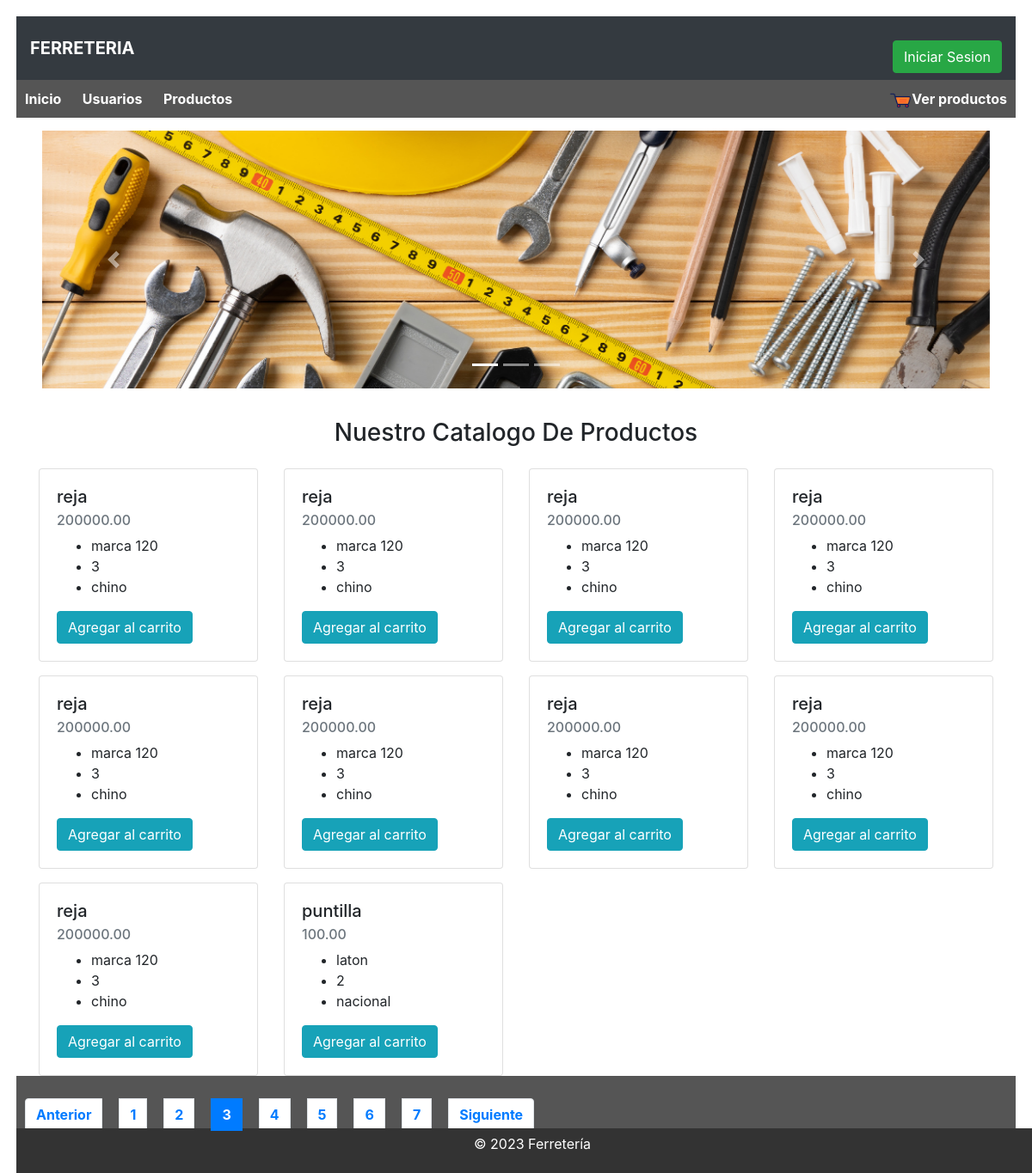
The page /index.php?page=3 on the database its author committed.
### tables this page shows
CREATE TABLE `productos` (
  `CodigoProducto` int(11) NOT NULL,
  `Nombre` varchar(255) DEFAULT NULL,
  `Marca` varchar(100) DEFAULT NULL,
  `TipoProducto` varchar(100) DEFAULT NULL,
  `OrigenProducto` varchar(50) DEFAULT NULL,
  `Cantidad` int(11) DEFAULT NULL,
  `ValorCosto` decimal(10,2) DEFAULT NULL,
  `ValorVenta` decimal(10,2) DEFAULT NULL,
  `FechaFabricacion` date DEFAULT NULL,
  `Proveedor` varchar(255) DEFAULT NULL,
  `GarantiaProveedor` varchar(255) DEFAULT NULL
);

### Index.php (the view, shortened to what this page needs)
<?php
$servername = "127.0.0.1";
$username = "root";
$password = "";
$database = "olgalt";
$conn = new mysqli($servername, $username, $password, $database);
    $sql = "SELECT * FROM Productos";
$result = $conn->query($sql);
if ($result === false) {
    echo json_encode(array("error" => "Error en la consulta SQL"));
} elseif ($result->num_rows > 0) {
    $productDetails = array();
    while($resp = $result->fetch_assoc())
    {
        array_push($productDetails, array(
            [
                "Nombre" => $resp["Nombre"],
                "ValorVenta" => $resp["ValorVenta"],
                "Marca" => $resp["Marca"],
                "GarantiaProveedor" => $resp["GarantiaProveedor"],
                "OrigenProducto" => $resp["OrigenProducto"],
                "CodigoProducto" => $resp["CodigoProducto"],
            ]
        ));
    }
} else {
    echo json_encode(array("error" => "Producto no encontrado"));
}
$limitePaginacion  = 10;
$cantPaginacion = ceil(count($productDetails)/$limitePaginacion );
if(isset($_GET) && !empty($_GET))
{
    if(isset($_GET['page']) && !empty($_GET['page']))
    {
        $pagina = $_GET['page'];
        $consultaHasta = $pagina * $limitePaginacion ;
        $consultaDesde = ($pagina-1) * $limitePaginacion ;
        $productosFiltrados = array();
        for($i = $consultaDesde; $i <= $consultaHasta; $i++)
        {
            array_push($productosFiltrados, $productDetails[$i] );
        }
    }else{
        header("Location:?page=1");
    }
}else{
    header("Location:?page=1");
}
?>
<!DOCTYPE html>
<html lang="es">
<head>
    <link rel="stylesheet" href="recursos/css/styles.css">
    <link rel="stylesheet" href="https://cdn.jsdelivr.net/npm/bootstrap@4.6.2/dist/css/bootstrap.min.css">
</head>
<body onload="consultarProductos(4)">
<nav class="navbar navbar-light bg-dark">
  <a class="navbar-brand text-white">FERRETERIA</a>
  <form class="form-inline">
    <a class="btn btn-success my-2 my-sm-0" href="login.php">Iniciar Sesion</a>
  </form>
</nav>
    <nav>
        <ul>
            <li><a href="index.php">Inicio</a></li>
            <li><a href="vistas/CRUDUsuarios.php">Usuarios</a></li>
            <li><a href="vistas/CRUDProductos.php">Productos</a></li>
            <li><a href="#" id="ver_carrito" data-toggle="modal" data-target="#exampleModal"><img src="recursos/img/carrito.png" alt="">Ver productos</a></li>
        </ul>
    </nav>
    <section id="main-content">
        <div class="container">
            <div class="row">
                <div class="col-xs-12 col-md-12 col-lg-12">
                    <div id="carouselExampleIndicators" class="carousel slide" data-ride="carousel">
                        <ol class="carousel-indicators">
                            <li data-target="#carouselExampleIndicators" data-slide-to="0" class="active"></li>
                            <li data-target="#carouselExampleIndicators" data-slide-to="1"></li>
                            <li data-target="#carouselExampleIndicators" data-slide-to="2"></li>
                        </ol>
                        <div class="carousel-inner" style="height: 300px;">
                            <div class="carousel-item active">
                            <img src="recursos/img/ferreteria_1.png" class="d-block w-100" alt="...">
                            </div>
                        </div>
                        <button class="carousel-control-prev" type="button" data-target="#carouselExampleIndicators" data-slide="prev">
                            <span class="carousel-control-prev-icon" aria-hidden="true"></span>
                        </button>
                        <button class="carousel-control-next" type="button" data-target="#carouselExampleIndicators" data-slide="next">
                            <span class="carousel-control-next-icon" aria-hidden="true"></span>
                        </button>
                    </div>
                </div>
            </div>
        </div>
    </section>
    <section>
        <div class="container">
        <h3 class="text-center">Nuestro Catalogo De Productos</h3>
            <div class="row">
                <?php
                $i = 0;
                 while (isset($productosFiltrados[$i]) && $i < $limitePaginacion) { ?>
                            <div class="col-xs-12 col-md-3 col-lg-3">
                                    <div class="card mt-3" >
                                        <div class="card-body">
                                            <h5 class="card-title"><?php echo $productosFiltrados[$i][0] ['Nombre'] ?></h5>
                                            <h6 class="card-subtitle mb-2 text-muted"><?php echo $productosFiltrados[$i][0] ['ValorVenta'] ?></h6>
                                            <ul >
                                                <li><?php echo $productosFiltrados[$i][0] ['Marca'] ?></li>
                                                <li><?php echo $productosFiltrados[$i][0] ['GarantiaProveedor'] ?></li>
                                                <li><?php echo $productosFiltrados[$i][0] ['OrigenProducto'] ?></li>
                                            </ul>
                                            <button class="card-link btn btn-info" onclick="agregarCarritoPromesa(<?php echo $productosFiltrados[$i][0] ['CodigoProducto'] ?>)">Agregar al carrito</button>
                                        </div>
                                </div>
                            </div>
                 <?php
                 $i++;
                 }
                 ?>
            </div>
        </div>
        <nav aria-label="Page navigation example">
            <ul class="pagination mt-3">
                <li class="page-item <?php echo ($_GET['page']-1)==0?'disabled':''?>"><a class="page-link" href="index.php?page=<?php echo ($_GET['page']-1)==0?'1':($_GET['page']-1) ?>">Anterior</a></li>
                <?php
                $maximo = 0;
                for($i = 0; $i < $cantPaginacion; $i++){ ?>
                        <li class="page-item <?php echo ($_GET['page']==($i+1)?'active':'') ?>"><a class="page-link" href="index.php?page=<?php echo ($i+1) ?>"><?php echo ($i+1) ?></a></li>
                <?php
                    $maximo++;
                    }
                ?>
                <li class="page-item  <?php echo ($_GET['page']+1)>$maximo?'disabled':''?>"><a class="page-link" href="index.php?page=<?php echo ($_GET['page']+1)>$maximo?$maximo:($_GET['page']+1) ?>">Siguiente</a></li>
            </ul>
        </nav>
    </section>
    <footer>
        <p>&copy; 2023 Ferretería</p>
    </footer>
</body>
</html>
<link href="
https://cdn.jsdelivr.net/npm/sweetalert2@11.10.0/dist/sweetalert2.min.css
" rel="stylesheet">

### recursos/css/styles.css (style rules this page uses)
body { font-family: Arial, sans-serif; margin: 0; padding: 19px; }
nav { background-color: #555; padding: 10px; }
nav ul { list-style-type: none; margin: 0; padding: 0; }
nav li { display: inline; margin-right: 20px; }
nav a { text-decoration: none; color: white; font-weight: bold; }
#main-content { padding: 15px; }
footer { background-color: #333; color: white; padding: 10px; text-align: center; position: fixed; bottom: 0; width: 100%; }
form { margin-top: 20px; }
button { background-color: #555; color: white; padding: 10px; border: none; cursor: pointer; }
section { margin-bottom: 20px; }
p { margin: 0; line-height: 1; }
#ver_carrito { float: right; }
#ver_carrito img { width: 26px; }

### rows shown on the page
productos: Nombre "reja", ValorVenta "200000.00", Marca "marca 120", GarantiaProveedor "3", OrigenProducto "chino"
productos: Nombre "reja", ValorVenta "200000.00", Marca "marca 120", GarantiaProveedor "3", OrigenProducto "chino"
productos: Nombre "reja", ValorVenta "200000.00", Marca "marca 120", GarantiaProveedor "3", OrigenProducto "chino"
productos: Nombre "reja", ValorVenta "200000.00", Marca "marca 120", GarantiaProveedor "3", OrigenProducto "chino"
productos: Nombre "reja", ValorVenta "200000.00", Marca "marca 120", GarantiaProveedor "3", OrigenProducto "chino"
productos: Nombre "reja", ValorVenta "200000.00", Marca "marca 120", GarantiaProveedor "3", OrigenProducto "chino"
productos: Nombre "reja", ValorVenta "200000.00", Marca "marca 120", GarantiaProveedor "3", OrigenProducto "chino"
productos: Nombre "reja", ValorVenta "200000.00", Marca "marca 120", GarantiaProveedor "3", OrigenProducto "chino"
productos: Nombre "reja", ValorVenta "200000.00", Marca "marca 120", GarantiaProveedor "3", OrigenProducto "chino"
productos: Nombre "puntilla", ValorVenta "100.00", Marca "laton", GarantiaProveedor "2", OrigenProducto "nacional"
